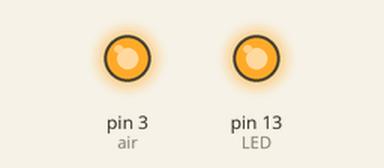
Recording of a sketch running on a simulated Arduino Uno, built with avr-gcc and run on an emulated ATmega328P. Parts: output pins drawn as LEDs (lit = HIGH).

Above: at 5.0 s.
At 11.5 s:
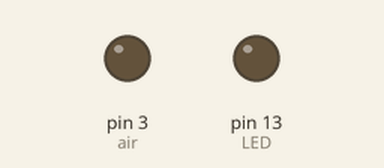
Timing chart, 0 to 16.9 s (numbered marks = the images above):
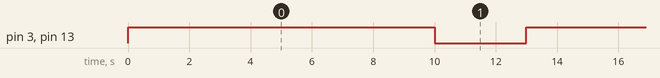

The sketch:

AirPump5V_InflateOnly.ino
```cpp
int air = 3;
int LED = 13;

void setup() {
  Serial.begin(9600);
  pinMode(air, OUTPUT);
  pinMode(LED, OUTPUT);

}

void loop() {
  //turn on
  analogWrite(air, 255);
  digitalWrite(LED, HIGH);
  delay(10000);

  //turn off
  analogWrite(air, 0);
  digitalWrite(LED, LOW);
  delay(3000);

}
```

Measured:
- by itself, pin 3 (air), pin 13 (LED): alternates HIGH for 10.0 s and LOW for 3.0 s
